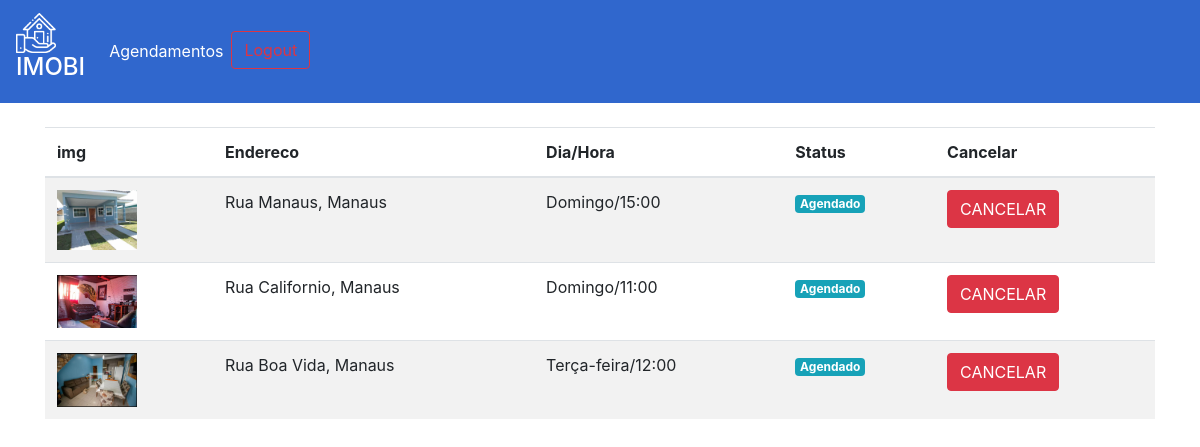
The page /agendamentos (signed in) on the database its author committed.
### plataforma/models.py (models this page shows, shortened)
class Visitas(models.Model):
    choices = (('S', 'Segunda'),
    ('T', 'Terça'),
    ('Q', 'Quarta'),
    ('QI', 'Quinta'),
    ('SE', 'Sexta'),
    ('SA', 'Sabado'),
    ('D', 'Domingo'))
    choices_status = (('A', 'Agendado'),
    ('F', 'Finalizado'),
    ('C', 'Cancelado'))
    imovel = models.ForeignKey(Imovei, on_delete=models.DO_NOTHING)
    usuario = models.ForeignKey(User, on_delete=models.DO_NOTHING)
    dia = models.CharField(max_length=20)
    horario = models.TimeField()
    status = models.CharField(max_length=1, choices=choices_status, default="A")

class Imovei(models.Model):
    choices = (('V', 'Venda'),
    ('A', 'Aluguel'))
    choices_imovel = (('A', 'Apartamento'),
    ('C', 'Casa'))
    imagens = models.ManyToManyField(Imagem)
    valor = models.FloatField()
    quartos = models.IntegerField()
    tamanho = models.FloatField()
    cidade = models.ForeignKey(Cidade, on_delete=models.DO_NOTHING)
    rua = models.CharField(max_length=50)
    tipo = models.CharField(max_length=1, choices=choices)
    tipo_imovel = models.CharField(max_length=1, choices=choices_imovel)
    numero = models.IntegerField()
    descricao = models.TextField()
    dias_visita = models.ManyToManyField(DiasVisita)
    horarios = models.ManyToManyField(Horario)

class Imagem(models.Model):
    img = models.ImageField(upload_to='img')
    def __str__(self) -> str:
        return self.img.url

class Cidade(models.Model):
    nome = models.CharField(max_length=30)
    def __str__(self) -> str:
        return self.nome

### plataforma/views.py (the view)
# urls.py: path('agendamentos', views.agendamentos, name="agendamentos"),
def agendamentos(request):
    visitas = Visitas.objects.filter(usuario=request.user)
    return render(request, "agendamentos.html", {'visitas': visitas})

### plataforma/templates/agendamentos.html (shortened to what this page needs)
{% extends 'base.html' %}
{% load static %}
{% block 'head' %}
<link rel="stylesheet" href="{% static 'plataforma/css/home.css' %}">
{% endblock %}
{% block 'body' %}
    <div class="container">
        <br>
        <table class="table table-striped">
            <thead>
            <tr>
            <th scope="col">img</th>
            <th scope="col">Endereco</th>
            <th scope="col">Dia/Hora</th>
            <th scope="col">Status</th>
            <th scope="col">Cancelar</th>
            </tr>
            </thead>
            <tbody>
                {% for visita in visitas %}
                    <tr>
                        <th><a href="{% url 'imovel' visita.imovel.id %}"><img width="80" src="{{visita.imovel.imagens.all.0}}"></a></th>
                        <td>{{visita.imovel.rua}}, {{visita.imovel.cidade}}</td>
                        <td>{{visita.dia}}/{{visita.horario}}</td>
                        <td>
                        {% if visita.status == "A" %}
                            <span class="badge badge-info">Agendado</span>
                        {% endif %}
                        </td>
                        <td>
                        {% if visita.status == "A" %}
                            <a href="{% url 'cancelar_agendamento' visita.id %}" class="btn btn-danger">CANCELAR</a>
                        {% else %}
                            <a href="" class="btn btn-danger disabled">CANCELAR</a>
                        {% endif %}
                        </td>
                    </tr>
                {% endfor %}
            </tbody>
        </table>
    </div>
{% endblock %}

### rows shown on the page
Visitas: imovel.imagens.all.0 (picture), imovel.rua "Rua Manaus", imovel.cidade "Manaus", dia "Domingo", horario "15:00", status "Agendado"
Visitas: imovel.imagens.all.0 (picture), imovel.rua "Rua Californio", imovel.cidade "Manaus", dia "Domingo", horario "11:00", status "Agendado"
Visitas: imovel.imagens.all.0 (picture), imovel.rua "Rua Boa Vida", imovel.cidade "Manaus", dia "Terça-feira", horario "12:00", status "Agendado"
